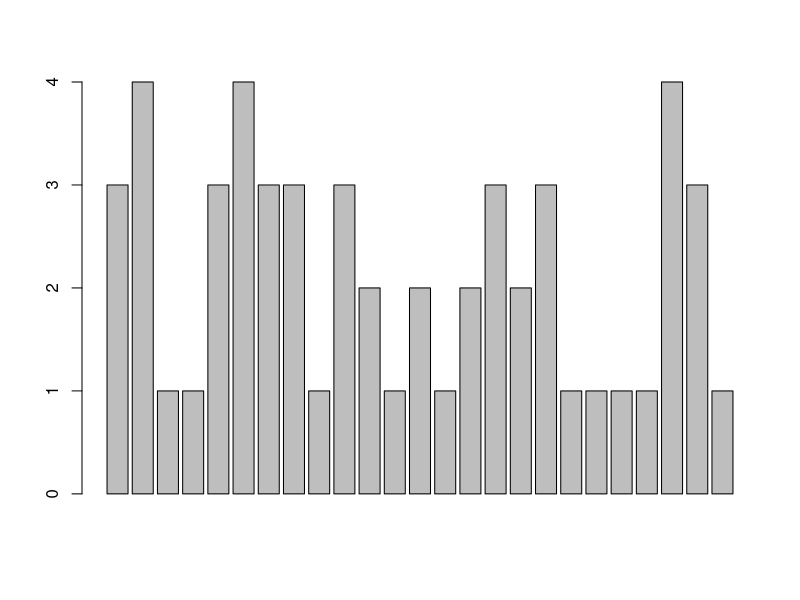
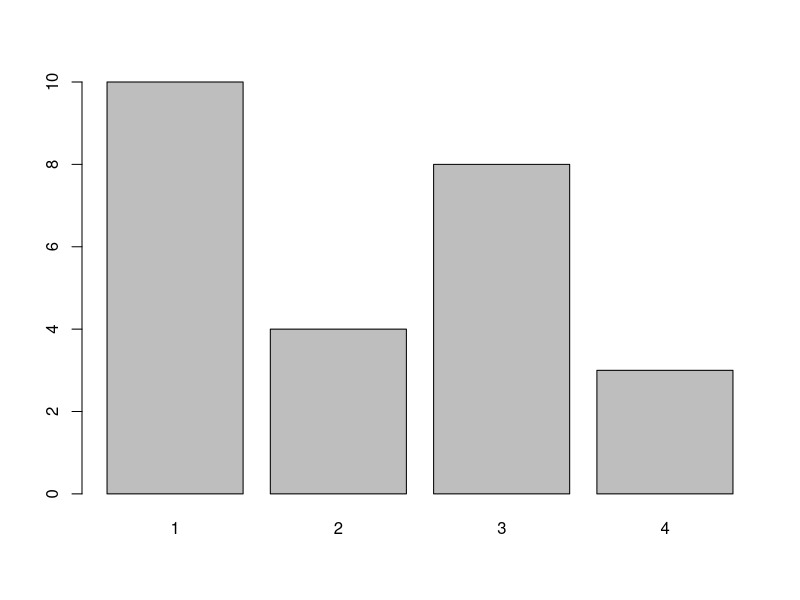
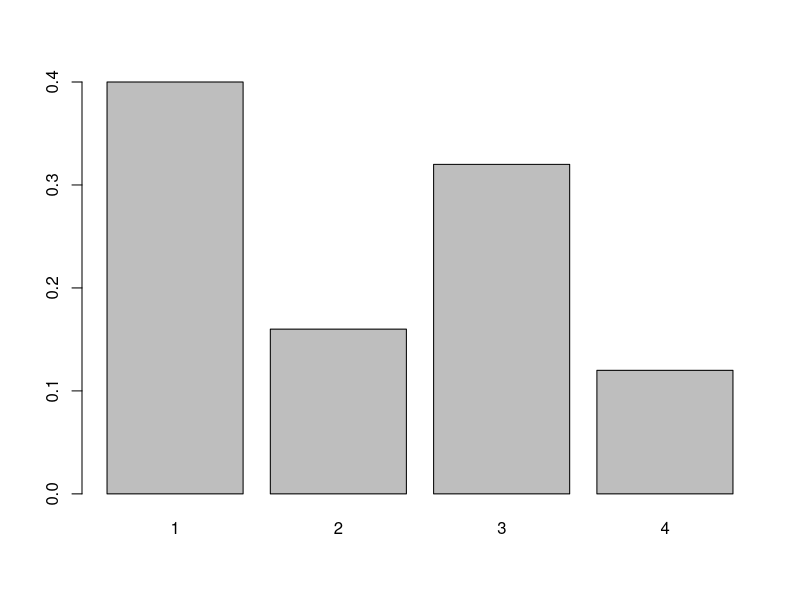

Generate these figures, in order, with R:
# Suppose, a group of 25 people are surveyed as to their beer-drinking preference. 
# The categories were (1) Domestic can, (2) Domestic bottle, (3) Microbrew and (4) import.
beer = c(3, 4, 1, 1, 3, 4, 3, 3, 1, 3, 2, 1, 2, 1, 2, 3, 2, 3, 1, 1, 1, 1, 4, 3, 1)
barplot(beer) # this isn't correct - graph all the values
barplot(table(beer)) # summerized data
barplot(table(beer)/length(beer)) # divide by n for proportion???

# Help for functions
?scan 
